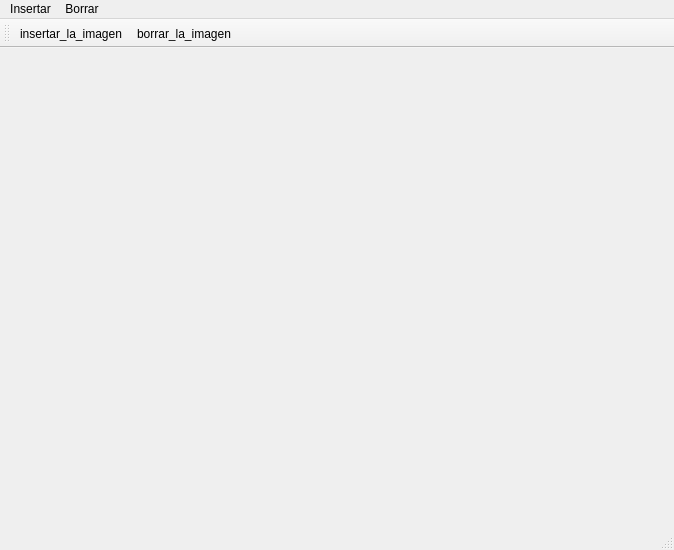
<?xml version="1.0" encoding="UTF-8"?>
<ui version="4.0">
 <class>MainWindow</class>
 <widget class="QMainWindow" name="MainWindow">
  <property name="geometry">
   <rect>
    <x>0</x>
    <y>0</y>
    <width>674</width>
    <height>550</height>
   </rect>
  </property>
  <property name="windowTitle">
   <string>MainWindow</string>
  </property>
  <widget class="QWidget" name="centralwidget"/>
  <widget class="QMenuBar" name="menubar">
   <property name="geometry">
    <rect>
     <x>0</x>
     <y>0</y>
     <width>674</width>
     <height>21</height>
    </rect>
   </property>
   <widget class="QMenu" name="menuInsertar">
    <property name="title">
     <string>Insertar</string>
    </property>
    <addaction name="actionInsertar_la_imagen"/>
   </widget>
   <widget class="QMenu" name="menuBorrar">
    <property name="title">
     <string>Borrar</string>
    </property>
    <addaction name="actionBorrar_la_imagen"/>
   </widget>
   <addaction name="menuInsertar"/>
   <addaction name="menuBorrar"/>
  </widget>
  <widget class="QStatusBar" name="statusbar"/>
  <widget class="QToolBar" name="toolBar">
   <property name="windowTitle">
    <string>toolBar</string>
   </property>
   <attribute name="toolBarArea">
    <enum>TopToolBarArea</enum>
   </attribute>
   <attribute name="toolBarBreak">
    <bool>false</bool>
   </attribute>
   <addaction name="actionInsertar_la_imagen"/>
   <addaction name="actionBorrar_la_imagen"/>
  </widget>
  <action name="actionInsertar_la_imagen">
   <property name="icon">
    <iconset resource="../recursos/recursos_1.qrc">
     <normaloff>:/Iconos/Balcón.png</normaloff>:/Iconos/Balcón.png</iconset>
   </property>
   <property name="text">
    <string>insertar_la_imagen</string>
   </property>
  </action>
  <action name="actionBorrar_la_imagen">
   <property name="icon">
    <iconset resource="../recursos/recursos_1.qrc">
     <normaloff>:/Iconos/Compás.png</normaloff>:/Iconos/Compás.png</iconset>
   </property>
   <property name="text">
    <string>borrar_la_imagen</string>
   </property>
  </action>
 </widget>
 <resources>
  <include location="../recursos/recursos_1.qrc"/>
 </resources>
 <connections/>
</ui>
